Frame 1 (no input): blank canvas, image omitted
Frame 60 (no input): blank canvas, image omitted
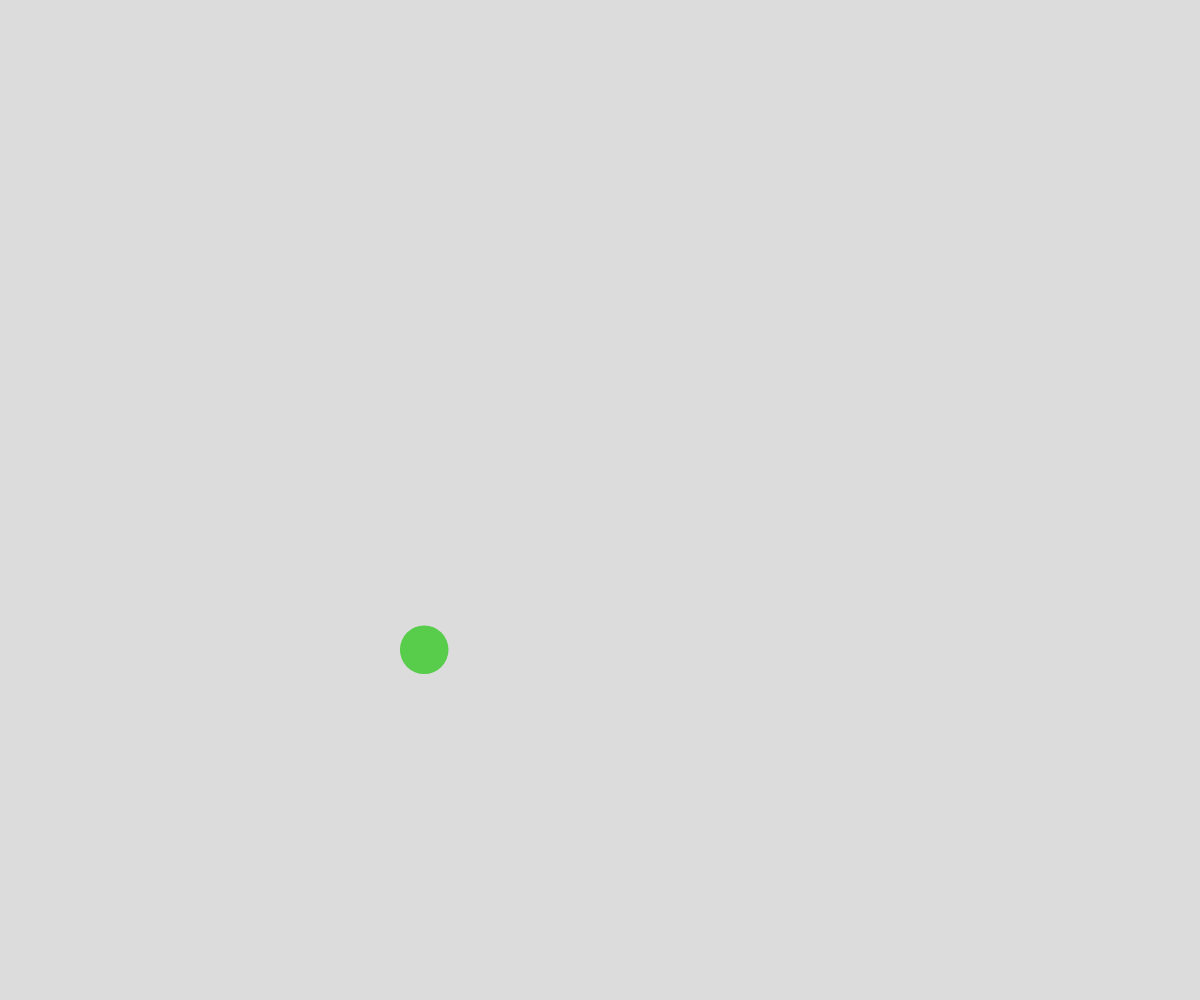
Frame 120 (the mouse pressed at the canvas centre since frame 60)

The p5.js sketch whose frames 1 and 60 were blank and that drew this single picture after the mouse press (run headless with seeded random() and noise() and a simulated clock; from frame 60 on, the mouse is pressed at the canvas centre):

// p5.js sketch
// ── sketch.js
// Ball Collision OOP Demo

class Ball {
  constructor(x, y) {
    this.x = x;
    this.y = y;
    this.radius = random(10, 30);
    this.dx = random(-5, 5);
    this.dy = random(-5, 5);
    this.color = color(random(255), random(255), random(255));
  }

  display() {
    noStroke();
    fill(this.color);
    circle(this.x, this.y, this.radius * 2);
  }

  update() {
    this.x += this.dx;
    this.y += this.dy;
    this.bonce();
    for (let otherBall of balls) {
      if (otherBall !== this) {
        this.checkCollision(otherBall);
      }
    }
  }

  bonce() {
    if (this.x - this.radius < 0 || this.x + this.radius > width) {
      this.dx *= -1;
    }
    if (this.y - this.radius < 0 || this.y + this.radius > height) {
      this.dy *= -1;
    }
  }

  checkCollision(otherBall) {
    let radiusSum = this.radius + otherBall.radius;
    let distance = dist(this.x, this.y, otherBall.x, otherBall.y);
    if (distance < radiusSum) {
      let tempDx = this.dx;
      let tempDy = this.dy;
      this.dx = otherBall.dx;
      this.dy = otherBall.dy;
      otherBall.dx = tempDx;
      otherBall.dy = tempDy;
    }
  }
}

let balls = [];

function setup() {
  createCanvas(windowWidth, windowHeight);
}

function draw() {
  background(220);
  for (let ball of balls) {
    ball.update();
    ball.display();
  }
}

function mousePressed() {
  let newBall = new Ball(mouseX, mouseY);
  balls.push(newBall);
}
